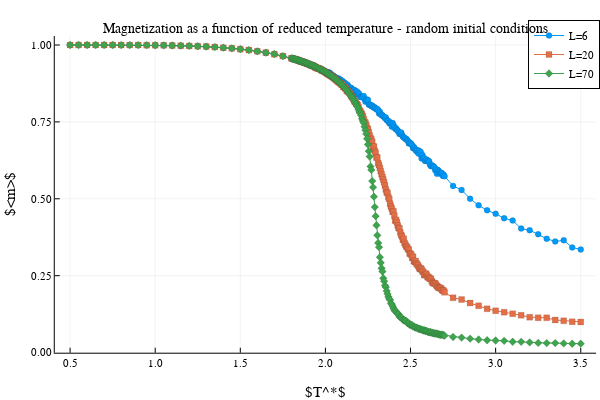

Notebook code cell kept with this figure:
### Code cell
#result = result_ret
#result[70]['χ']
plotlyjs()
plot()
for L in Ls
    plot!(result[L]['m'], markershape=:auto, label="L=$L", markersize=3, markerstrokealpha=0.1)
end
#vline!([2.269], label=L"T^*_c=2.269")
#display()
#ylims!(0.5e-24,3e-23)
xlabel!(L"T^*")
ylabel!(L"<m>")
title!("Magnetization as a function of reduced temperature - random initial conditions", titlefontsize=10)
#savefig("magnetization.tex")

### Figure 1 — Plotly figure (JSON) as saved in the notebook; plotly's stock layout.template omitted (floating-point values rounded to 4 significant figures; data arrays with more than 128 entries replaced by an {"elided": "..."} marker saying what was removed)
{"data": [{"xaxis": "x", "colorbar": {"title": ""}, "yaxis": "y", "x": {"elided": "223 float values"}, "showlegend": true, "mode": "lines+markers", "name": "L=6", "zmin": null, "legendgroup": "L=6", "marker": {"symbol": "circle", "color": "rgba(0, 154, 250, 1.000)", "line": {"color": "rgba(0, 0, 0, 0.100)", "width": 1}, "size": 6}, "zmax": null, "line": {"color": "rgba(0, 154, 250, 1.000)", "shape": "linear", "dash": "solid", "width": 1}, "y": {"elided": "223 float values"}, "type": "scatter"}, {"xaxis": "x", "colorbar": {"title": ""}, "yaxis": "y", "x": {"elided": "223 float values"}, "showlegend": true, "mode": "lines+markers", "name": "L=20", "zmin": null, "legendgroup": "L=20", "marker": {"symbol": "square", "color": "rgba(227, 111, 71, 1.000)", "line": {"color": "rgba(0, 0, 0, 0.100)", "width": 1}, "size": 6}, "zmax": null, "line": {"color": "rgba(227, 111, 71, 1.000)", "shape": "linear", "dash": "solid", "width": 1}, "y": {"elided": "223 float values"}, "type": "scatter"}, {"xaxis": "x", "colorbar": {"title": ""}, "yaxis": "y", "x": {"elided": "223 float values"}, "showlegend": true, "mode": "lines+markers", "name": "L=70", "zmin": null, "legendgroup": "L=70", "marker": {"symbol": "diamond", "color": "rgba(62, 164, 78, 1.000)", "line": {"color": "rgba(0, 0, 0, 0.100)", "width": 1}, "size": 6}, "zmax": null, "line": {"color": "rgba(62, 164, 78, 1.000)", "shape": "linear", "dash": "solid", "width": 1}, "y": {"elided": "223 float values"}, "type": "scatter"}], "layout": {"showlegend": true, "xaxis": {"showticklabels": true, "gridwidth": 0.5, "tickvals": [0.5, 1, 1.5, 2, 2.5, 3, 3.5], "visible": true, "ticks": "inside", "range": [0.41, 3.59], "domain": [0.09128, 0.9934], "tickmode": "array", "linecolor": "rgba(0, 0, 0, 1.000)", "showgrid": true, "title": "$T^*$", "mirror": false, "tickangle": 0, "showline": true, "gridcolor": "rgba(0, 0, 0, 0.100)", "titlefont": {"color": "rgba(0, 0, 0, 1.000)", "family": "sans-serif", "size": 15}, "tickcolor": "rgb(0, 0, 0)", "ticktext": ["0.5", "1.0", "1.5", "2.0", "2.5", "3.0", "3.5"], "zeroline": false, "type": "-", "tickfont": {"color": "rgba(0, 0, 0, 1.000)", "family": "sans-serif", "size": 11}, "zerolinecolor": "rgba(0, 0, 0, 1.000)", "anchor": "y"}, "paper_bgcolor": "rgba(255, 255, 255, 1.000)", "annotations": [{"yanchor": "top", "xanchor": "center", "rotation": 0, "y": 1, "font": {"color": "rgba(0, 0, 0, 1.000)", "family": "sans-serif", "size": 14}, "yref": "paper", "showarrow": false, "text": "Magnetization as a function of reduced temperature - random initial conditions", "xref": "paper", "x": 0.5424}], "height": 400, "margin": {"l": 0, "b": 20, "r": 0, "t": 20}, "plot_bgcolor": "rgba(255, 255, 255, 1.000)", "yaxis": {"showticklabels": true, "gridwidth": 0.5, "tickvals": [0, 0.25, 0.5, 0.75, 1], "visible": true, "ticks": "inside", "range": [-0.0004611, 1.029], "domain": [0.07581, 0.9554], "tickmode": "array", "linecolor": "rgba(0, 0, 0, 1.000)", "showgrid": true, "title": "$<m>$", "mirror": false, "tickangle": 0, "showline": true, "gridcolor": "rgba(0, 0, 0, 0.100)", "titlefont": {"color": "rgba(0, 0, 0, 1.000)", "family": "sans-serif", "size": 15}, "tickcolor": "rgb(0, 0, 0)", "ticktext": ["0.00", "0.25", "0.50", "0.75", "1.00"], "zeroline": false, "type": "-", "tickfont": {"color": "rgba(0, 0, 0, 1.000)", "family": "sans-serif", "size": 11}, "zerolinecolor": "rgba(0, 0, 0, 1.000)", "anchor": "x"}, "legend": {"borderwidth": 1, "tracegroupgap": 0, "font": {"color": "rgba(0, 0, 0, 1.000)", "family": "sans-serif", "size": 11}, "title": {"font": {"color": "rgba(0, 0, 0, 1.000)", "family": "sans-serif", "size": 15}, "text": ""}, "traceorder": "normal", "x": 1, "yanchor": "auto", "xanchor": "auto", "bordercolor": "rgba(0, 0, 0, 1.000)", "bgcolor": "rgba(255, 255, 255, 1.000)", "y": 1}, "width": 600}}
